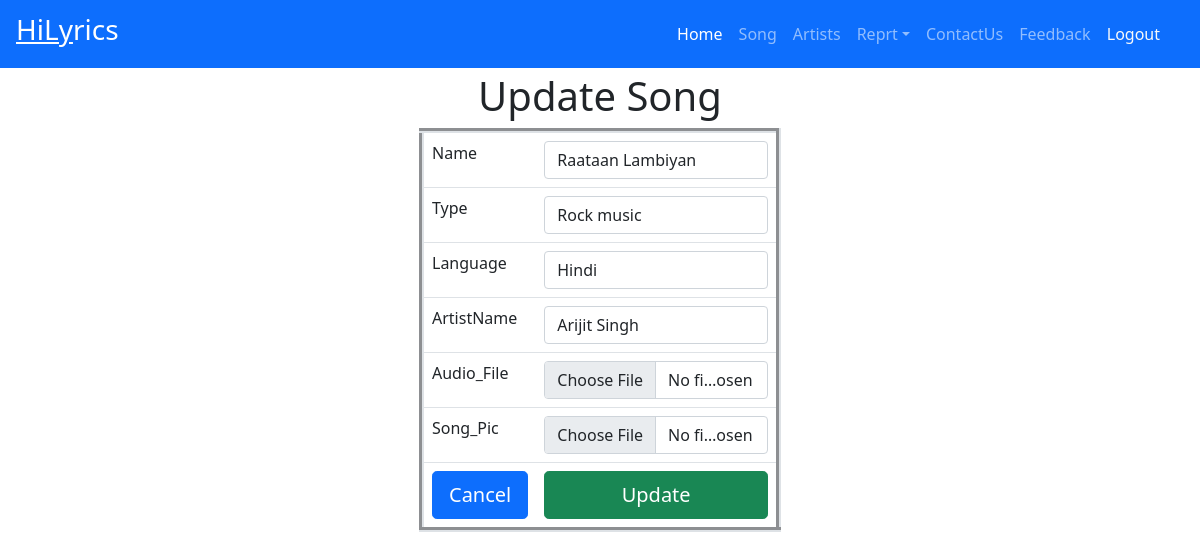
The page /admin/Update_song.php?sid=1 (signed in) on the database its author committed.
### tables this page shows
CREATE TABLE `song` (
  `sid` int(11) NOT NULL,
  `snm` varchar(50) NOT NULL,
  `type` varchar(50) NOT NULL,
  `lang` varchar(50) NOT NULL,
  `aid` int(11) NOT NULL,
  `file` varchar(50) NOT NULL,
  `create_date` timestamp NULL DEFAULT current_timestamp() ON UPDATE current_timestamp(),
  `song_pic` varchar(100) NOT NULL
);

CREATE TABLE `artist` (
  `aid` int(11) NOT NULL,
  `anm` varchar(30) NOT NULL,
  `gender` varchar(10) NOT NULL,
  `type` varchar(30) NOT NULL,
  `pic` varchar(30) NOT NULL
);

### admin/Update_song.php (the view, shortened to what this page needs)
<?php
include('../head_tag.php');
include('../conn.php');
include("Nav.php");
    if(isset($_GET['sid'])){
        $sid=$_GET['sid'];
        $q="select * from song where sid='$sid'";
        $result=mysqli_query($conn,$q) or die();
        $r=mysqli_fetch_array($result);
    }else{
        header("location:view_song.php");
    }
?>
<!DOCTYPE html>
<html lang="en">
<head>
</head>
<body>
    <div class="container-fluid">
    <center>
    <div class="col-sm-12 col-md-12 col-lg-12 col-xl-4 mt-5">
    <form action="" method="post" enctype="multipart/form-data">
    <table border=5 class="table mt-2">
        <h1 align="center">Update Song</h1>
        <tr>
            <td>Name</td>
            <td>
                <input  type="text" class="form-control" name="snm" required value="<?php echo $r[1];?>">
            </td>
        </tr>
        <tr>
            <td>Type</td>
            <td>
            <select name="type" class="form-control">
                 <?php
                    $type=array('Bollywood','Hollywood','Pop','Rock music');
                    foreach($type as $t){
                       echo "<option value='$t'";
                       if($t==$r[2]) echo "selected";
                                echo ">$t</option>";
                    }
                ?>
            </td>
        </tr>
        <tr>
            <td>Language</td>
            <td>
            <select name="lan" class="form-control">
                 <?php
                    $lan=array('Gujarati','Hindi','English');
                    foreach($lan as $l){
                        echo "<option value='$l'";
                       if($l==$r[3]) echo "selected";
                                echo ">$l</option>";
                    }
                echo "</select>";
                ?>
            </td>
        </tr>
        <tr>
            <td>ArtistName</td>
            <td>
                <select name="aid" class="form-control" >
                    <?php
                        $q="select * from artist order by anm";
                        $res=mysqli_query($conn,$q) or die();
                        while($r1=mysqli_fetch_array($res)){
                            echo "<option value=$r1[0] ";
                            if($r1[0]==$r[4]) echo "selected";
                            echo ">$r1[1]</option>";
                        }
                        ?>
                </select>
            </td>
        </tr>
        <tr>
            <td>
            Audio_File</td>
            <td>
            <input type="file" name="filetoupload" class="form-control" value="<?php echo $r[5];?>"/>
            </td>
        </tr>
        <tr>
            <td>Song_Pic</td>
            <td>
            <input  type="file" name="pic"  class="form-control" >
            </td>
        </tr>
        <tr>
        <td><input type="reset" name="cancel" value="Cancel" class="btn btn-primary btn-block btn-lg"></td>
            <td><input type="submit" name="update" value="Update" class="btn btn-success btn-block btn-lg"></td>
        </tr>
    </table>
    </form>
</center>
</div>
</body>
</html>

### rows shown on the page
song: snm "Raataan Lambiyan", type "Rock music", lan "Hindi", aid "Arijit Singh"
